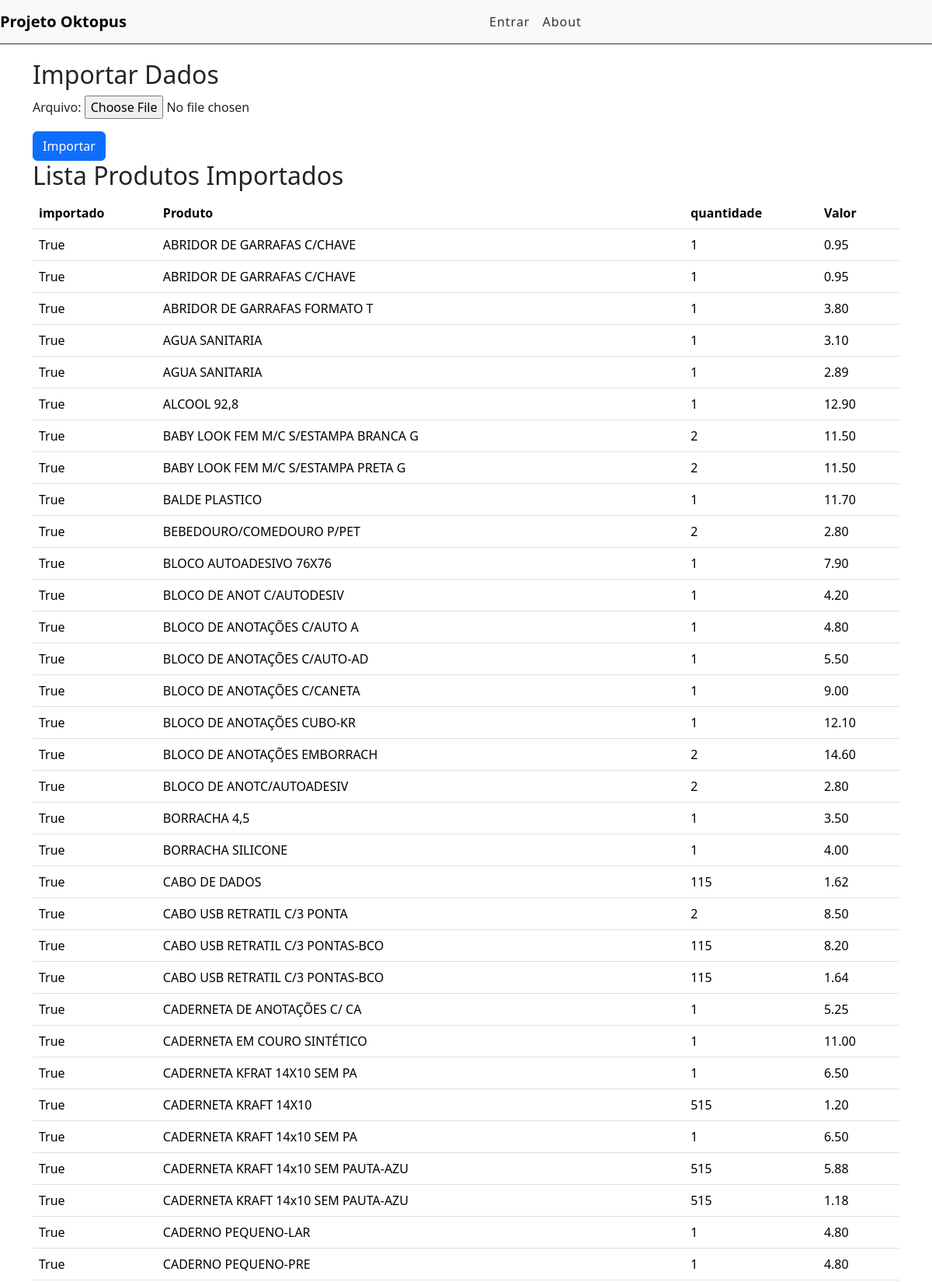
Page /importadordados_produto/ (upper part) on the committed database.
### produtos/models.py (models this page shows, shortened)
class Produto(models.Model):
    STATUS = (('fisica', 'Fisica'),('juridica', 'Juridica'))
    pessoa = models.CharField(
        max_length =8,
        choices = STATUS,
    )
    ativo = models.BooleanField(default=True)
    empresa = models.CharField(max_length=255,blank=True, null=True)
    importado = models.BooleanField(blank=True, null=True)
    produto = models.CharField(max_length=100, blank=True, null=True)
    qtde = models.IntegerField(blank=True, null=True)
    valorUn = models.DecimalField('valor unitário', max_digits=7, decimal_places=2)
    estoque_minimo = models.PositiveBigIntegerField('estoque minimo', default=0,blank=True, null=True)
    estoque = models.IntegerField(blank=True, null=True)
    obs = models.TextField(blank=True, null=True)
    fornecedor = models.CharField(max_length=255,blank=True)
    os = models.CharField(max_length=8,blank=True)
    docto = models.CharField(max_length=15,blank=True, null=True)
    codigo = models.CharField(max_length=20,blank=True)
    pessoa = models.CharField(max_length=255,blank=True, null=True)
    STATUSun = (('un', 'UN'),('pc', 'PC'),('cx', 'CX'),('dz', 'DZ'),('cj', 'CJ'),('mt', 'MT'),('m2', 'M2'),('kg', 'KG'),('frd', 'FRD'))
    un = models.CharField(
        max_length =3,
        choices = STATUSun,
        blank=True
    )
    icms = models.CharField(max_length=255,blank=True)
    ipi = models.CharField(max_length=255,blank=True)
    cofins = models.CharField(max_length=255,blank=True)
    dt_created = models.DateTimeField(auto_now_add = True)
    dt_update = models.DateTimeField(auto_now = True)
    lote = models.CharField(max_length=8,blank=True)
    codProd = models.CharField(max_length=20,blank=True,verbose_name='código do produto')
    qtde_tot = models.IntegerField(blank=True,null=True,)
    class Meta:
        ordering = ('produto',)

### produtos/views.py (the view, shortened to what this page needs)
# urls.py: path('importadordados_produto/', views.importarDadosProdutos.as_view(), name='importar_Dados'),
class importarDadosProdutos(View):
    template_name = 'produtos/importarDadosProduto.html'
    def get(self, request):
        produtos = Produto.objects.all()
        form = ImportarDadosForm()
        return render(request, self.template_name, {
            'form': form,
            'produtos': produtos})

### produtos/forms.py
class ImportarDadosForm(forms.Form):
    arquivo = forms.FileField()

### produtos/templates/produtos/importarDadosProduto.html (shortened to what this page needs)
{% extends 'base.html' %}
{% block conteudo %}
<div class="container">
  <h2>Importar Dados</h2>
  <form method="post" enctype="multipart/form-data">
    {{ form.as_p }}
    <button type="submit" class="btn btn-primary">Importar</button>
  </form>
  <h2>Lista Produtos Importados</h2>
  <table class="table">
    <thead>
      <tr>
        <th>importado</th>
        <th>Produto</th>
        <th>quantidade</th>
        <th>Valor</th>
      </tr>
    </thead>
    <tbody>
      {% for produto in produtos %}
        <tr>
          <td>{{ produto.importado }}</td>
          <td>{{ produto.produto }}</td>
          <td>{{ produto.qtde }}</td>
          <td>{{ produto.valorUn }}</td>
        </tr>
      {% endfor %}
    </tbody>
  </table>
</div>
{% endblock %}

### rows in the picture
Produto: importado "True", produto "ABRIDOR DE GARRAFAS C/CHAVE", qtde "1", valorUn "0.95"
Produto: importado "True", produto "ABRIDOR DE GARRAFAS C/CHAVE", qtde "1", valorUn "0.95"
Produto: importado "True", produto "ABRIDOR DE GARRAFAS FORMATO T", qtde "1", valorUn "3.80"
Produto: importado "True", produto "AGUA SANITARIA", qtde "1", valorUn "3.10"
Produto: importado "True", produto "AGUA SANITARIA", qtde "1", valorUn "2.89"
Produto: importado "True", produto "ALCOOL 92,8", qtde "1", valorUn "12.90"
Produto: importado "True", produto "BABY LOOK FEM M/C S/ESTAMPA BRANCA G", qtde "2", valorUn "11.50"
Produto: importado "True", produto "BABY LOOK FEM M/C S/ESTAMPA PRETA G", qtde "2", valorUn "11.50"
Produto: importado "True", produto "BALDE PLASTICO", qtde "1", valorUn "11.70"
Produto: importado "True", produto "BEBEDOURO/COMEDOURO P/PET", qtde "2", valorUn "2.80"
Produto: importado "True", produto "BLOCO AUTOADESIVO 76X76", qtde "1", valorUn "7.90"
Produto: importado "True", produto "BLOCO DE ANOT C/AUTODESIV", qtde "1", valorUn "4.20"
Produto: importado "True", produto "BLOCO DE ANOTAÇÕES C/AUTO A", qtde "1", valorUn "4.80"
Produto: importado "True", produto "BLOCO DE ANOTAÇÕES C/AUTO-AD", qtde "1", valorUn "5.50"
Produto: importado "True", produto "BLOCO DE ANOTAÇÕES C/CANETA", qtde "1", valorUn "9.00"
Produto: importado "True", produto "BLOCO DE ANOTAÇÕES CUBO-KR", qtde "1", valorUn "12.10"
Produto: importado "True", produto "BLOCO DE ANOTAÇÕES EMBORRACH", qtde "2", valorUn "14.60"
Produto: importado "True", produto "BLOCO DE ANOTC/AUTOADESIV", qtde "2", valorUn "2.80"
Produto: importado "True", produto "BORRACHA 4,5", qtde "1", valorUn "3.50"
Produto: importado "True", produto "BORRACHA SILICONE", qtde "1", valorUn "4.00"
Produto: importado "True", produto "CABO DE DADOS", qtde "115", valorUn "1.62"
Produto: importado "True", produto "CABO USB RETRATIL C/3 PONTA", qtde "2", valorUn "8.50"
Produto: importado "True", produto "CABO USB RETRATIL C/3 PONTAS-BCO", qtde "115", valorUn "8.20"
Produto: importado "True", produto "CABO USB RETRATIL C/3 PONTAS-BCO", qtde "115", valorUn "1.64"
Produto: importado "True", produto "CADERNETA DE ANOTAÇÕES C/ CA", qtde "1", valorUn "5.25"
Produto: importado "True", produto "CADERNETA EM COURO SINTÉTICO", qtde "1", valorUn "11.00"
Produto: importado "True", produto "CADERNETA KFRAT 14X10 SEM PA", qtde "1", valorUn "6.50"
Produto: importado "True", produto "CADERNETA KRAFT 14X10", qtde "515", valorUn "1.20"
Produto: importado "True", produto "CADERNETA KRAFT 14x10 SEM PA", qtde "1", valorUn "6.50"
Produto: importado "True", produto "CADERNETA KRAFT 14x10 SEM PAUTA-AZU", qtde "515", valorUn "5.88"
Produto: importado "True", produto "CADERNETA KRAFT 14x10 SEM PAUTA-AZU", qtde "515", valorUn "1.18"
Produto: importado "True", produto "CADERNO PEQUENO-LAR", qtde "1", valorUn "4.80"
Produto: importado "True", produto "CADERNO PEQUENO-PRE", qtde "1", valorUn "4.80"
